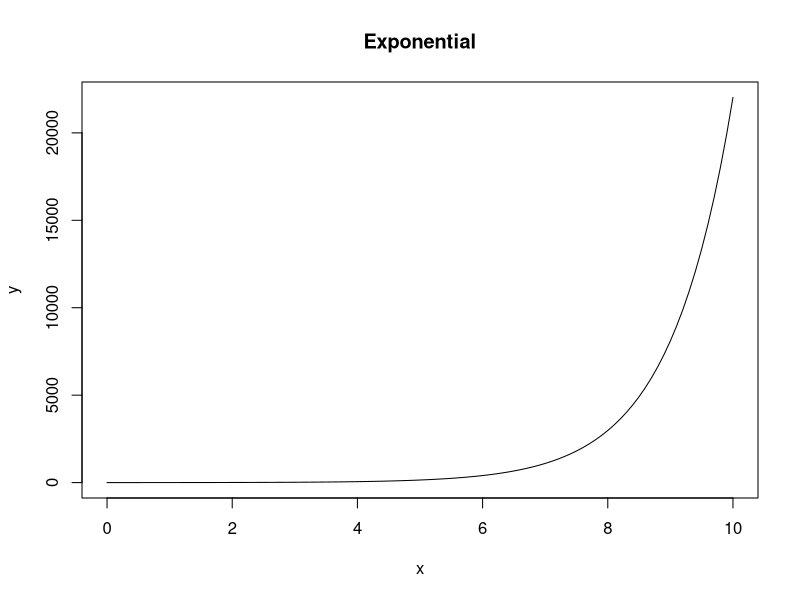
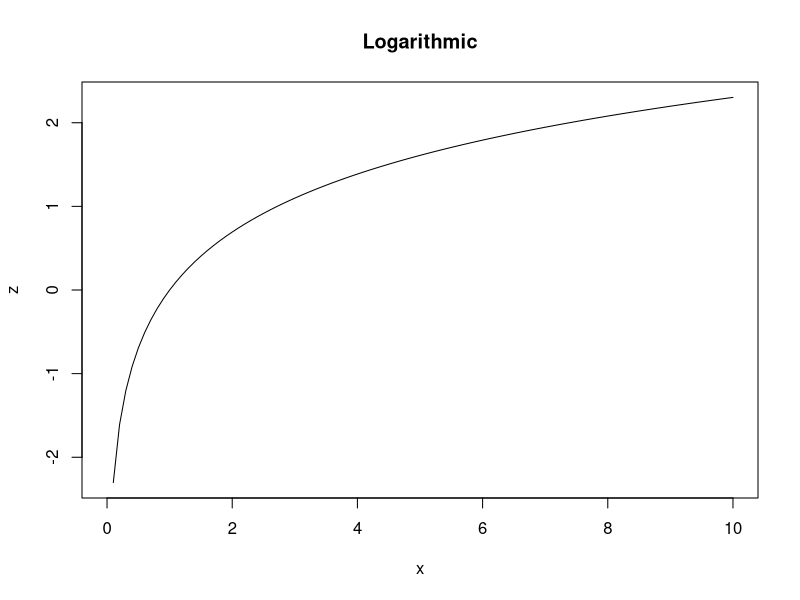
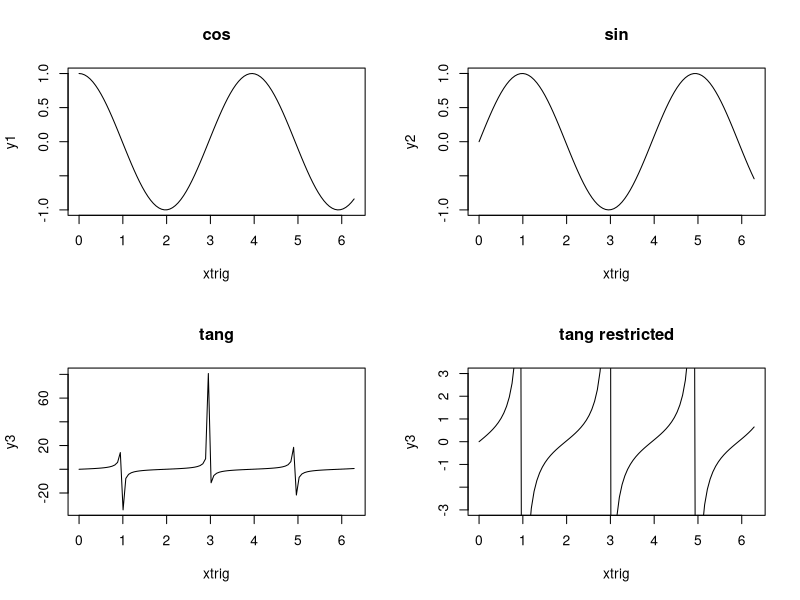
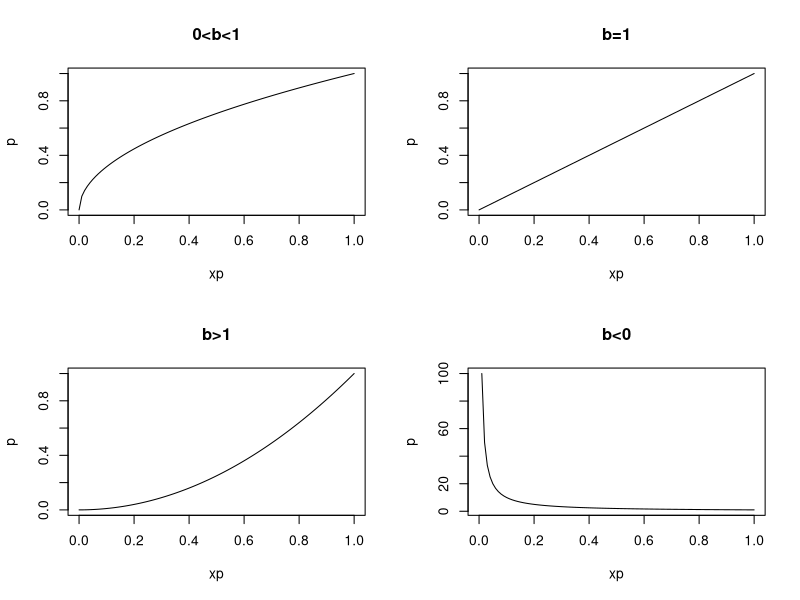
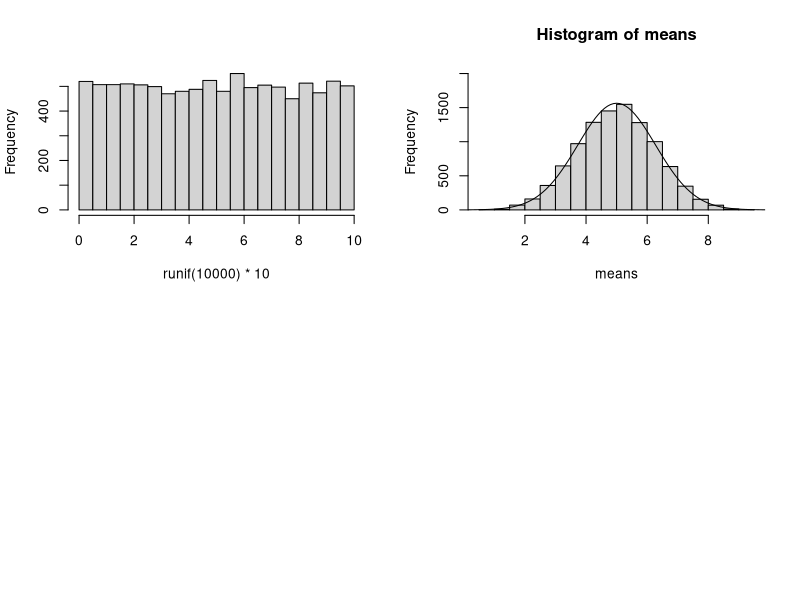
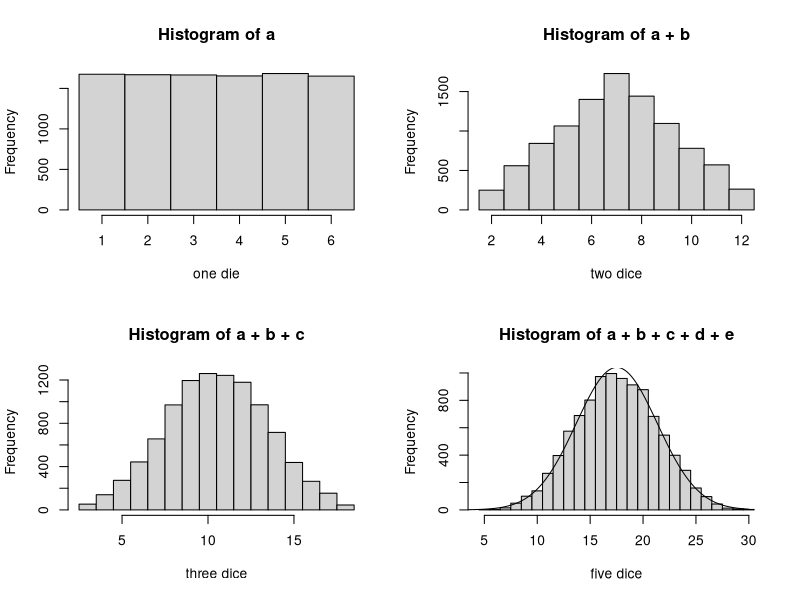
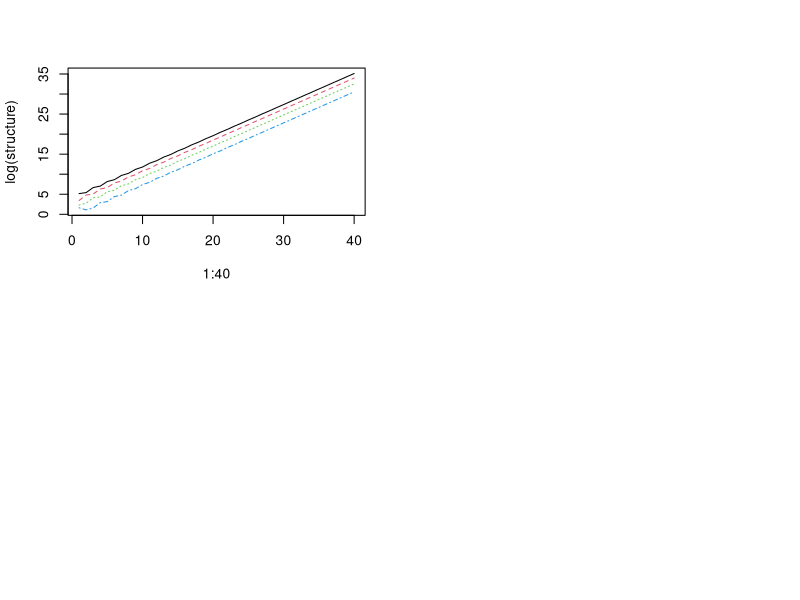

Write R code to recreate these figures, in order.
# Mathematics - ch7 (p195-277)
# started 10/12 AM, done 10/13 PM

# to draw smooth functions, generate a series of 100+ regularly spaced values between min(x) and max(x)
x<-seq(0,10,0.1)
y<-exp(x)
plot(y~x,type="l",main="Exponential")
z<-log(x)
plot(z~x,type="l",main="Logarithmic")

# trig
xtrig<-seq(0,2*pi,2*pi/100)
y1<-cos(x)
y2<-sin(x)
par(mfrow=c(2,2))
y3<-tan(x)
plot(y1~xtrig,type="l", main="cos")
plot(y2~xtrig,type="l", main="sin")
plot(y3~xtrig,type="l", main="tang")
plot(y3~xtrig,type="l", ylim=c(-3,3), main="tang restricted")

#power laws
xp<-seq(0,1,0.01)
p<-xp^0.5
plot(xp,p,type="l",main="0<b<1")
p<-xp
plot(xp,p,type="l",main="b=1")
p<-xp^2
plot(xp,p,type="l",main="b>1")
p<-1/xp
plot(xp,p,type="l",main="b<0")

# see p199-207 for function types not entirely relevant to me

# Continuous Probability Distributions - p208

# Central Limit Theorem - p213
hist(runif(10000)*10,main="")

means<-numeric(10000)
for (i in 1:10000) {
  means[i]<-mean(runif(5)*10)
}
hist(means,ylim=c(0,2000))
mean(means) # 5.02522
sd(means) # 1.291854

xv<-seq(0,10,0.1)
yv<-dnorm(xv,mean=mean(means),sd=sd(means))*5000
lines(xv,yv)


# craps : p215
# bell curve gets more normal the more dice we throw in 10,000 goes
par(mfrow=c(2,2))
a<-sample(1:6,replace=T,10000)
b<-sample(1:6, replace=T, 10000)
c<-sample(1:6, replace=T, 10000)
d<-sample(1:6, replace=T, 10000)
e<-sample(1:6, replace=T, 10000)
hist(a,breaks=0.5:6.5,xlab="one die")
hist(a+b,breaks=1.5:12.5,xlab="two dice")
hist(a+b+c,breaks=2.5:18.5,xlab="three dice")
hist(a+b+c+d+e,breaks=4.5:30.5,xlab="five dice")
lines(seq(1,30,0.1),dnorm(seq(1,30,0.1),mean(a+b+c+d+e),sd(a+b+c+d+e))*10000)


# hypothesis testing distributions - p221 - chi square, F, and t tests
# ayo
# plus other CPDs thru page 242

# Discrete Probability Distributions - p242-258

# Matrix algebra - p258
a<-matrix(c(1,0,4,2,-1,1),nrow=3)
a
b<-matrix(c(1,-1,2,1,1,0),nrow=2)
b
(c<-a%*%b) # multiply matrices
(d<-b%*%a)

(ym<-diag(1,3,3))
diag(ym)<-1:3
ym
diag(ym)
# extract diag of a var-cov matrix
M<-cbind(X=1:5,Y=rnorm(5))
diag(var(M))
# det
A<-matrix(c(1,2,4,2,1,1,3,1,2),nrow=3)
det(A)
# inv
library(MASS)
ginv(A)
ginv(ginv(A))

# eigenvalues and eigenvectors (see p264-7)
L<-matrix(c(0,0.7,0,0,6,0,0.5,0,3,0,0,0.3,1,0,0,0),nrow=4)
L
n<-matrix(c(45,20,17,3),ncol=1)
n
L%*%n
fun<-function(x) L%*%x

structure<-numeric(160)
dim(structure)<-c(40,4)

for (i in 1:40) {
  n<-fun(n)
  structure[i,]<-n
}
matplot(1:40,log(structure),type="l")

sum(structure[40,])/sum(structure[39,])
# 2.164035 is pop growth rate by year 40
structure[40,]/sum(structure[40,])
# approximate stable age structure is : 0.709769309 0.230139847 0.052750539 0.007340305
eigen(L)
# dominant value is 2.1694041
eigen(L)$vectors[,1]/sum(eigen(L)$vectors[,1])
# dominant vector is : 0.710569659+0i 0.229278977+0i 0.052843768+0i 0.007307597+0i

# more matrices through p274

# Calculus - p274-277




# DONE !!





